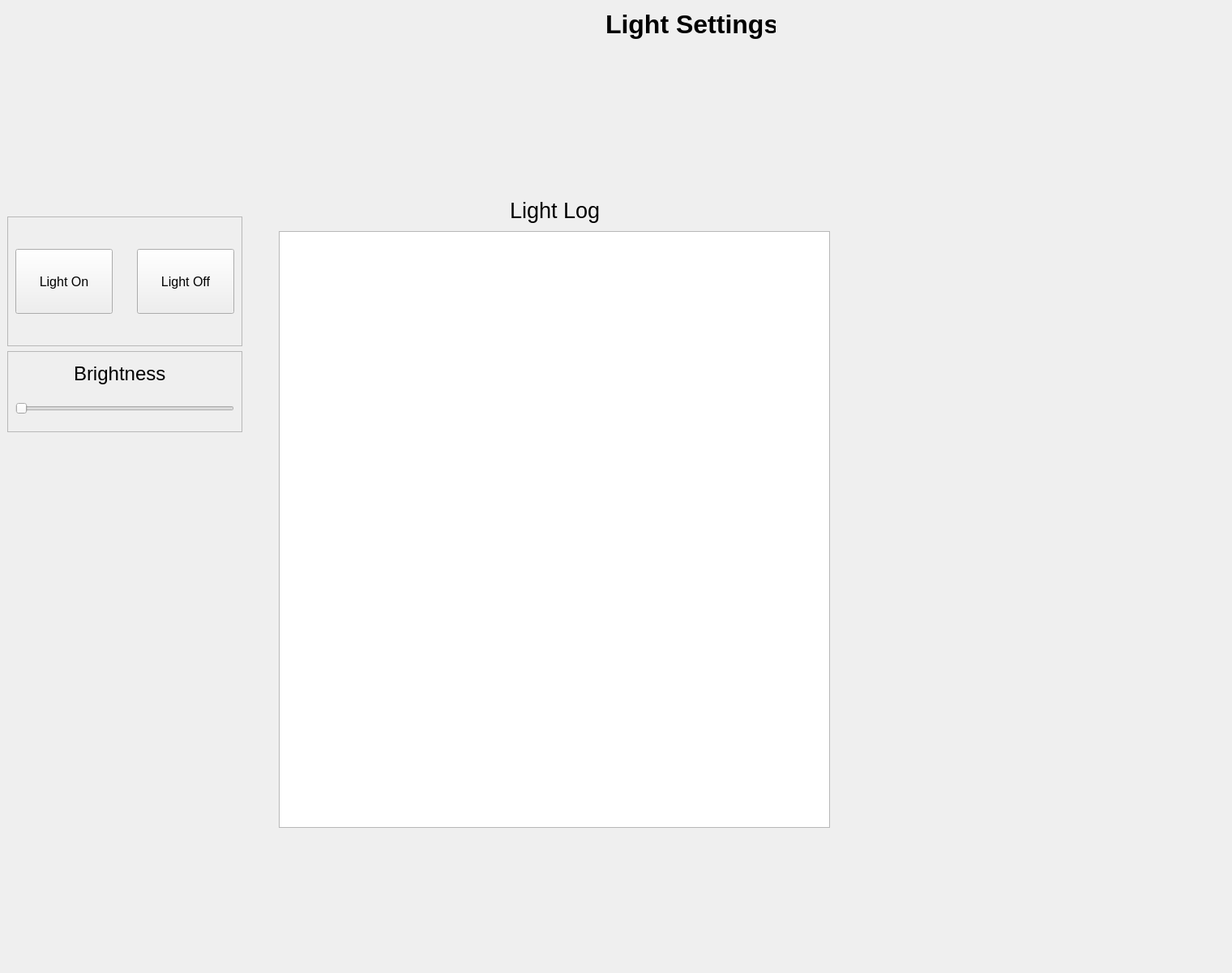
       <widget class="QWidget" name="lightPage">
        <property name="minimumSize">
         <size>
          <width>1520</width>
          <height>1200</height>
         </size>
        </property>
        <property name="maximumSize">
         <size>
          <width>1520</width>
          <height>1200</height>
         </size>
        </property>
        <widget class="QWidget" name="lgihtPageHeader" native="true">
         <property name="geometry">
          <rect>
           <x>0</x>
           <y>0</y>
           <width>1520</width>
           <height>60</height>
          </rect>
         </property>
         <property name="minimumSize">
          <size>
           <width>1520</width>
           <height>60</height>
          </size>
         </property>
         <property name="maximumSize">
          <size>
           <width>1520</width>
           <height>60</height>
          </size>
         </property>
         <layout class="QHBoxLayout" name="horizontalLayout_5">
          <item>
           <spacer name="horizontalSpacer_5">
            <property name="orientation">
             <enum>Qt::Horizontal</enum>
            </property>
            <property name="sizeHint" stdset="0">
             <size>
              <width>747</width>
              <height>20</height>
             </size>
            </property>
           </spacer>
          </item>
          <item>
           <widget class="QLabel" name="label_3">
            <property name="minimumSize">
             <size>
              <width>210</width>
              <height>40</height>
             </size>
            </property>
            <property name="maximumSize">
             <size>
              <width>210</width>
              <height>40</height>
             </size>
            </property>
            <property name="font">
             <font>
              <pointsize>24</pointsize>
              <weight>75</weight>
              <bold>true</bold>
             </font>
            </property>
            <property name="text">
             <string>Light Settings</string>
            </property>
           </widget>
          </item>
          <item>
           <spacer name="horizontalSpacer_6">
            <property name="orientation">
             <enum>Qt::Horizontal</enum>
            </property>
            <property name="sizeHint" stdset="0">
             <size>
              <width>557</width>
              <height>20</height>
             </size>
            </property>
           </spacer>
          </item>
         </layout>
        </widget>
        <widget class="QWidget" name="lightPageBody" native="true">
         <property name="geometry">
          <rect>
           <x>0</x>
           <y>60</y>
           <width>1520</width>
           <height>1140</height>
          </rect>
         </property>
         <property name="minimumSize">
          <size>
           <width>1520</width>
           <height>1140</height>
          </size>
         </property>
         <property name="maximumSize">
          <size>
           <width>1520</width>
           <height>1140</height>
          </size>
         </property>
         <layout class="QGridLayout" name="gridLayout_2">
          <item row="0" column="0">
           <widget class="QWidget" name="lightControlArea" native="true">
            <property name="minimumSize">
             <size>
              <width>320</width>
              <height>1140</height>
             </size>
            </property>
            <property name="maximumSize">
             <size>
              <width>290</width>
              <height>1140</height>
             </size>
            </property>
            <layout class="QVBoxLayout" name="verticalLayout_4">
             <item>
              <spacer name="verticalSpacer">
               <property name="orientation">
                <enum>Qt::Vertical</enum>
               </property>
               <property name="sizeHint" stdset="0">
                <size>
                 <width>20</width>
                 <height>180</height>
                </size>
               </property>
              </spacer>
             </item>
             <item>
              <widget class="QFrame" name="lightBtnArea">
               <property name="minimumSize">
                <size>
                 <width>290</width>
                 <height>160</height>
                </size>
               </property>
               <property name="maximumSize">
                <size>
                 <width>290</width>
                 <height>160</height>
                </size>
               </property>
               <property name="frameShape">
                <enum>QFrame::StyledPanel</enum>
               </property>
               <property name="frameShadow">
                <enum>QFrame::Raised</enum>
               </property>
               <layout class="QHBoxLayout" name="horizontalLayout_7">
                <item>
                 <widget class="QPushButton" name="onLightBtn">
                  <property name="minimumSize">
                   <size>
                    <width>120</width>
                    <height>80</height>
                   </size>
                  </property>
                  <property name="maximumSize">
                   <size>
                    <width>120</width>
                    <height>80</height>
                   </size>
                  </property>
                  <property name="font">
                   <font>
                    <pointsize>12</pointsize>
                   </font>
                  </property>
                  <property name="text">
                   <string>Light On</string>
                  </property>
                  <property name="icon">
                   <iconset resource="resource.qrc">
                    <normaloff>:/resource/resource/icon/power.png</normaloff>:/resource/resource/icon/power.png</iconset>
                  </property>
                  <property name="iconSize">
                   <size>
                    <width>40</width>
                    <height>40</height>
                   </size>
                  </property>
                  <property name="checkable">
                   <bool>false</bool>
                  </property>
                  <property name="autoExclusive">
                   <bool>false</bool>
                  </property>
                 </widget>
                </item>
                <item>
                 <spacer name="horizontalSpacer_9">
                  <property name="orientation">
                   <enum>Qt::Horizontal</enum>
                  </property>
                  <property name="sizeHint" stdset="0">
                   <size>
                    <width>15</width>
                    <height>20</height>
                   </size>
                  </property>
                 </spacer>
                </item>
                <item>
                 <widget class="QPushButton" name="offLightBtn">
                  <property name="minimumSize">
                   <size>
                    <width>120</width>
                    <height>80</height>
                   </size>
                  </property>
                  <property name="maximumSize">
                   <size>
                    <width>120</width>
                    <height>80</height>
                   </size>
                  </property>
                  <property name="font">
                   <font>
                    <pointsize>12</pointsize>
                   </font>
                  </property>
                  <property name="text">
                   <string>Light Off</string>
                  </property>
                  <property name="icon">
                   <iconset resource="resource.qrc">
                    <normaloff>:/resource/resource/icon/power-off.png</normaloff>:/resource/resource/icon/power-off.png</iconset>
                  </property>
                  <property name="iconSize">
                   <size>
                    <width>40</width>
                    <height>40</height>
                   </size>
                  </property>
                  <property name="checkable">
                   <bool>false</bool>
                  </property>
                  <property name="autoExclusive">
                   <bool>false</bool>
                  </property>
                 </widget>
                </item>
               </layout>
              </widget>
             </item>
             <item>
              <widget class="QFrame" name="frame">
               <property name="minimumSize">
                <size>
                 <width>290</width>
                 <height>100</height>
                </size>
               </property>
               <property name="maximumSize">
                <size>
                 <width>290</width>
                 <height>100</height>
                </size>
               </property>
               <property name="frameShape">
                <enum>QFrame::StyledPanel</enum>
               </property>
               <property name="frameShadow">
                <enum>QFrame::Raised</enum>
               </property>
               <layout class="QVBoxLayout" name="verticalLayout_2">
                <item>
                 <layout class="QHBoxLayout" name="horizontalLayout_8">
                  <item>
                   <spacer name="horizontalSpacer_10">
                    <property name="orientation">
                     <enum>Qt::Horizontal</enum>
                    </property>
                    <property name="sizeHint" stdset="0">
                     <size>
                      <width>68</width>
                      <height>20</height>
                     </size>
                    </property>
                   </spacer>
                  </item>
                  <item>
                   <widget class="QLabel" name="label_5">
                    <property name="minimumSize">
                     <size>
                      <width>120</width>
                      <height>35</height>
                     </size>
                    </property>
                    <property name="maximumSize">
                     <size>
                      <width>120</width>
                      <height>35</height>
                     </size>
                    </property>
                    <property name="font">
                     <font>
                      <pointsize>18</pointsize>
                     </font>
                    </property>
                    <property name="text">
                     <string>Brightness</string>
                    </property>
                   </widget>
                  </item>
                  <item>
                   <spacer name="horizontalSpacer_11">
                    <property name="orientation">
                     <enum>Qt::Horizontal</enum>
                    </property>
                    <property name="sizeHint" stdset="0">
                     <size>
                      <width>78</width>
                      <height>20</height>
                     </size>
                    </property>
                   </spacer>
                  </item>
                 </layout>
                </item>
                <item>
                 <widget class="QSlider" name="lightLevel">
                  <property name="minimumSize">
                   <size>
                    <width>270</width>
                    <height>40</height>
                   </size>
                  </property>
                  <property name="maximumSize">
                   <size>
                    <width>270</width>
                    <height>40</height>
                   </size>
                  </property>
                  <property name="orientation">
                   <enum>Qt::Horizontal</enum>
                  </property>
                 </widget>
                </item>
               </layout>
              </widget>
             </item>
             <item>
              <spacer name="verticalSpacer_3">
               <property name="orientation">
                <enum>Qt::Vertical</enum>
               </property>
               <property name="sizeHint" stdset="0">
                <size>
                 <width>20</width>
                 <height>658</height>
                </size>
               </property>
              </spacer>
             </item>
            </layout>
           </widget>
          </item>
          <item row="0" column="1">
           <widget class="QWidget" name="lightContent" native="true">
            <property name="minimumSize">
             <size>
              <width>1230</width>
              <height>1140</height>
             </size>
            </property>
            <property name="maximumSize">
             <size>
              <width>1230</width>
              <height>1140</height>
             </size>
            </property>
            <layout class="QFormLayout" name="formLayout">
             <item row="0" column="0">
              <widget class="QWidget" name="widget_3" native="true">
               <property name="minimumSize">
                <size>
                 <width>700</width>
                 <height>800</height>
                </size>
               </property>
               <property name="maximumSize">
                <size>
                 <width>700</width>
                 <height>800</height>
                </size>
               </property>
               <layout class="QVBoxLayout" name="verticalLayout_3">
                <item>
                 <layout class="QHBoxLayout" name="horizontalLayout_9">
                  <item>
                   <spacer name="horizontalSpacer_12">
                    <property name="orientation">
                     <enum>Qt::Horizontal</enum>
                    </property>
                    <property name="sizeHint" stdset="0">
                     <size>
                      <width>78</width>
                      <height>20</height>
                     </size>
                    </property>
                   </spacer>
                  </item>
                  <item>
                   <widget class="QLabel" name="label_6">
                    <property name="minimumSize">
                     <size>
                      <width>0</width>
                      <height>40</height>
                     </size>
                    </property>
                    <property name="font">
                     <font>
                      <pointsize>20</pointsize>
                     </font>
                    </property>
                    <property name="text">
                     <string>Light Log</string>
                    </property>
                   </widget>
                  </item>
                  <item>
                   <spacer name="horizontalSpacer_13">
                    <property name="orientation">
                     <enum>Qt::Horizontal</enum>
                    </property>
                    <property name="sizeHint" stdset="0">
                     <size>
                      <width>40</width>
                      <height>20</height>
                     </size>
                    </property>
                   </spacer>
                  </item>
                 </layout>
                </item>
                <item>
                 <widget class="QListWidget" name="lightLog">
                  <property name="maximumSize">
                   <size>
                    <width>680</width>
                    <height>800</height>
                   </size>
                  </property>
                 </widget>
                </item>
               </layout>
              </widget>
             </item>
            </layout>
           </widget>
          </item>
         </layout>
        </widget>
       </widget>
